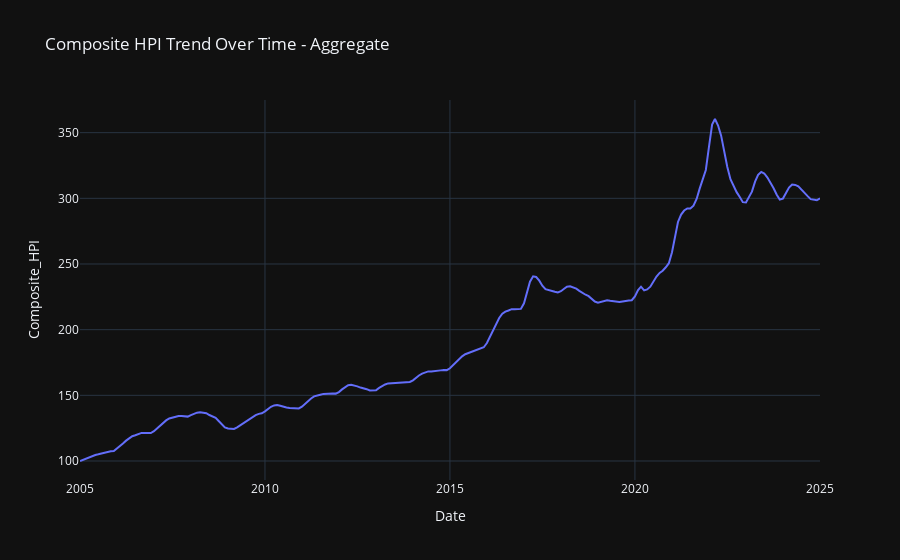

Notebook code for this chart:
### Markdown cell above
#  Lag Plot Analysis of Composite HPI (Aggregate)

##  Key Observations:
- The **lag plot shows a strong linear relationship**.
- This indicates **high autocorrelation**, meaning the current HPI is highly dependent on previous values.
- The lack of random scatter suggests a **predictable trend** in housing prices.

##  What This Means:
 **High Autocorrelation** → The time series follows a clear pattern.  
 **No Random Scattering** → Past values are good predictors of future values.  
 **Forecasting is Feasible** → We can use **ARIMA** or **Prophet** for accurate predictions.

### Code cell
# Select a specific city for analysis (e.g., Toronto)
city_name = "Aggregate"  # Change city as needed
df_city = df[df["City"] == city_name].set_index("Date")

# Visualize Composite HPI Over Time
fig = px.line(df_city, x=df_city.index, y="Composite_HPI",
              title=f"Composite HPI Trend Over Time - {city_name}",
              template="plotly_dark")
fig.show()

# Decompose the Time-Series (Trend, Seasonality, Residuals)
decomposition = sm.tsa.seasonal_decompose(df_city["Composite_HPI"], model="additive", period=12)

plt.figure(figsize=(12,8))
plt.subplot(3,1,1)
plt.plot(decomposition.trend, label="Trend")
plt.legend()

plt.subplot(3,1,2)
plt.plot(decomposition.seasonal, label="Seasonality")
plt.legend()

plt.subplot(3,1,3)
plt.plot(decomposition.resid, label="Residuals")
plt.legend()

plt.suptitle("Time-Series Decomposition")
plt.show()

# Check for Stationarity (ADF Test)
adf_test = adfuller(df_city["Composite_HPI"].dropna())
print("\n📊 ADF Test Results:")
print(f"ADF Statistic: {adf_test[0]}")
print(f"P-Value: {adf_test[1]}")
if adf_test[1] < 0.05:
    print("The data is stationary (p < 0.05).")
else:
    print(" The data is NOT stationary (p >= 0.05), differencing may be needed.")

#  Plot ACF & PACF (Autocorrelation)
fig, ax = plt.subplots(2,1, figsize=(10,6))
plot_acf(df_city["Composite_HPI"].dropna(), lags=30, ax=ax[0])
plot_pacf(df_city["Composite_HPI"].dropna(), lags=30, ax=ax[1])
plt.show()

### Figure 1 — Plotly figure (JSON) as saved in the notebook; plotly's stock layout.template omitted (floating-point values rounded to 4 significant figures; data arrays with more than 128 entries replaced by an {"elided": "..."} marker saying what was removed)
{"data": [{"hovertemplate": "Date=%{x}<br>Composite_HPI=%{y}<extra></extra>", "legendgroup": "", "line": {"color": "#636efa", "dash": "solid"}, "marker": {"symbol": "circle"}, "mode": "lines", "name": "", "orientation": "v", "showlegend": false, "type": "scatter", "x": {"elided": "241 str values"}, "xaxis": "x", "y": {"elided": "241 float values"}, "yaxis": "y"}], "layout": {"legend": {"tracegroupgap": 0}, "title": {"text": "Composite HPI Trend Over Time - Aggregate"}, "xaxis": {"anchor": "y", "domain": [0, 1], "title": {"text": "Date"}}, "yaxis": {"anchor": "x", "domain": [0, 1], "title": {"text": "Composite_HPI"}}}}
